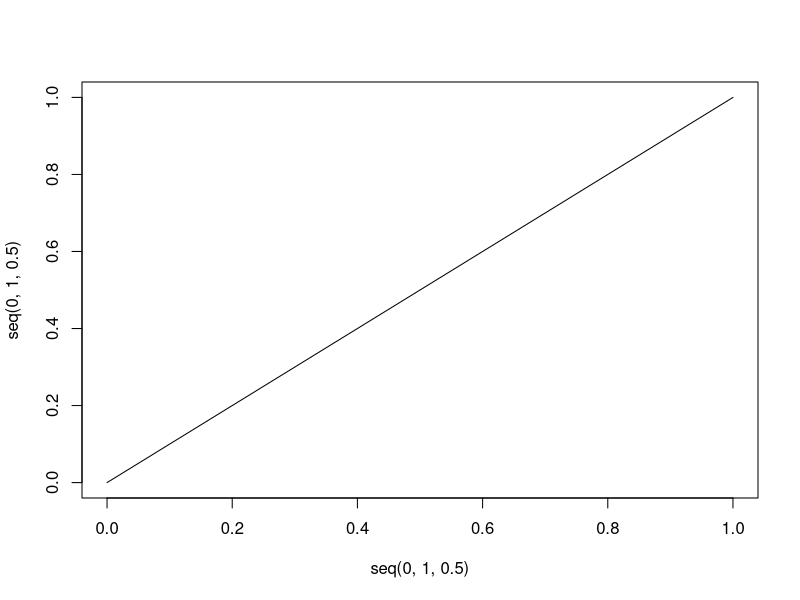
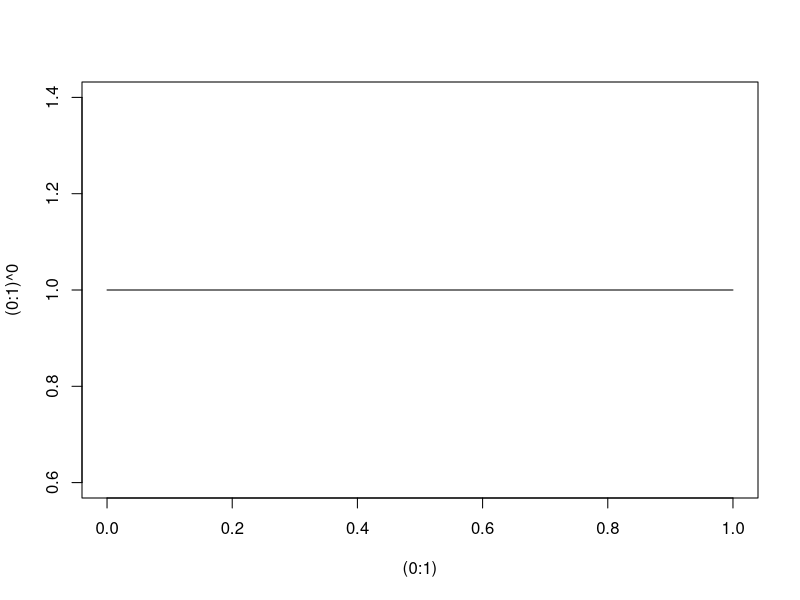

Recreate these plots in R, in order. (Note: this script raises an error after producing the figures.)
#HW1#

###2.1###

supporto=NULL

fun1=function(knots,d){
  if(knots>2){
  supporto= quantile((0:1), probs = seq(0,1,length.out=knots))
  values=supporto^d
  return(values)
  }
  
  else if(knots==1 || knots==2){
    supporto=c(0,1)
    values=supporto^d
    return(values)
  }
}

#Caso degenere:
#Non considero caso knots=0 poichè non ha senso

#1 CASO:
#Se knots=1 o knots=2 ,indipendentemente dal grado del polinomio d,
#otteniamo grafico=bisettrice (vedi graficamente). (Situazione analoga
#per d=1)

#2 CASO:
#Per d=1 è indifferente il numero di knots che considero poichè 
#la funzione f(x)=x^d=x^1=x (bisettrice 3 e 4 Q)

#QUINDI PER I CASI SOPRA (1 e 2) graficamente sarà del tipo:
plot(seq(0,1,0.5),seq(0,1,0.5),type="l") 


#3 CASO:
#per d=0 ho f(x)=x^0=1 per ogni x, e quindi grafic:
plot((0:1),(0:1)^0,type="l")


#4 CASO:
#in tutti gli altri situazione grafica data da:
manipulate(plot(quantile((0:1),probs = seq(0,1,length.out=alfa)),fun1(alfa,beta)),alfa=slider(3,10),beta=slider(1,10))



##NO##
###2.3###
train <- data.frame(x = df$x, y = df$y.yesterday)

ftrue=c(0.4342,0.4780,0.5072,0.5258,0.5369,0.5426,0.5447,0.5444,0.5425,0.5397,
               0.5364,0.5329,0.5294,0.5260,0.5229,0.5200,0.5174,0.5151,0.5131,0.5113,
               0.5097,0.5083,0.5071,0.5061,0.5052,0.5044,0.5037,0.5032,0.5027,0.5023)

plot((0:29),ftrue,type="l",col="red")

fun3knots=quantile(ftrue, probs = seq(0,1,length.out=100))
mod1=lm(y ~ poly(x, degree = 3), train)


